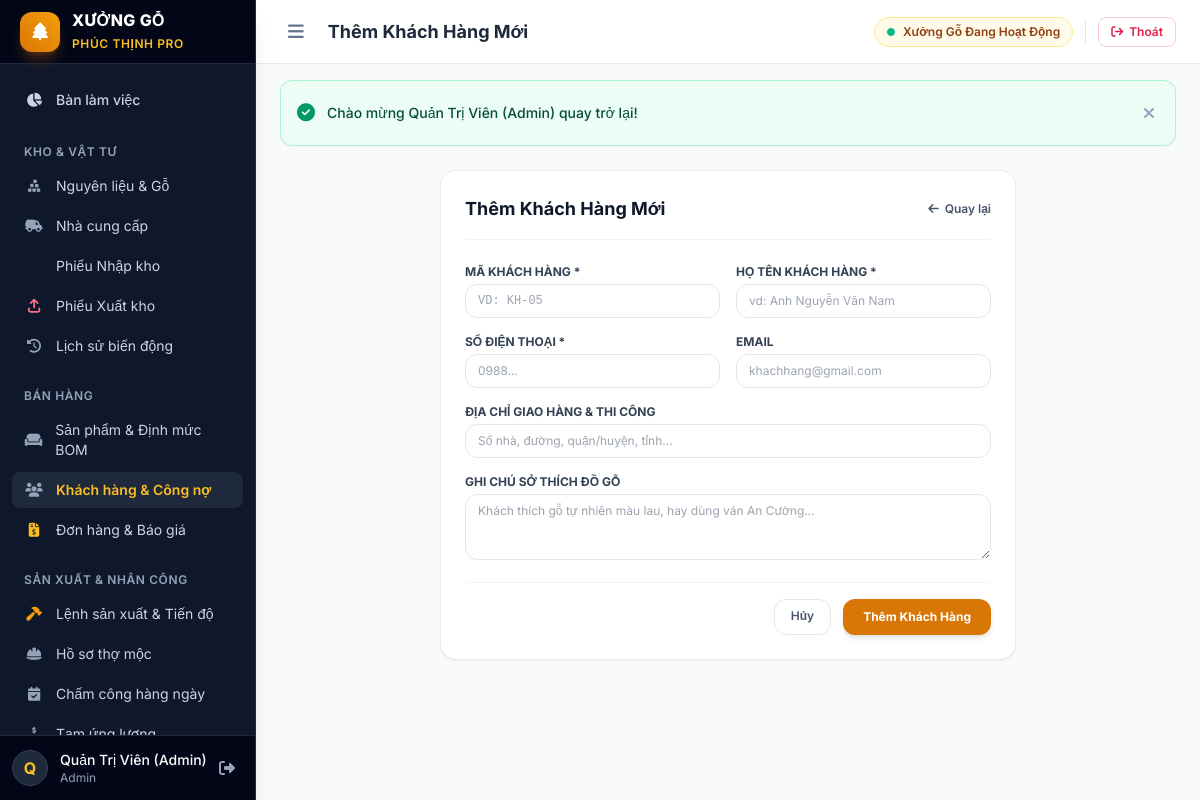
The page /customers/new (signed in) on the database its author committed.
### app/models/user.py (models this page shows, shortened)
class User(Base):
    __tablename__ = "users"
    id = Column(Integer, primary_key=True, index=True)
    username = Column(String(50), unique=True, index=True, nullable=False)
    hashed_password = Column(String(255), nullable=False)
    full_name = Column(String(100), nullable=False)
    role = Column(String(50), nullable=False, default=RoleEnum.KHO)
    is_active = Column(Boolean, default=True)
    created_at = Column(DateTime, default=datetime.utcnow)

### app/routes/customers.py (the view)
@router.get("/new", response_class=HTMLResponse)
def new_customer_page(request: Request, current_user = Depends(login_required)):
    templates = request.app.state.templates
    return templates.TemplateResponse(
        "customers/form.html",
        {
            "request": request,
            "title": "Thêm Khách Hàng Mới",
            "current_user": current_user,
            "customer": None,
            "flashes": get_flashes(request)
        }
    )

### app/templates/customers/form.html
{% extends "base.html" %}
{% block content %}
<div class="max-w-xl mx-auto">
    <div class="bg-white rounded-2xl border border-slate-200/80 shadow-sm p-6">
        <div class="flex items-center justify-between pb-4 border-b border-slate-100 mb-6">
            <h2 class="text-lg font-bold text-slate-900">{{ title }}</h2>
            <a href="/customers" class="text-xs text-slate-600 hover:text-slate-900 font-semibold flex items-center">
                <i class="fa-solid fa-arrow-left mr-1.5"></i> Quay lại
            </a>
        </div>
        <form method="POST" action="/customers/new" class="space-y-4">
            <div class="grid grid-cols-1 sm:grid-cols-2 gap-4">
                <div>
                    <label class="block text-xs font-bold text-slate-700 uppercase mb-1">Mã khách hàng *</label>
                    <input type="text" name="code" required placeholder="vd: KH-05" class="w-full px-3 py-2 border rounded-xl text-xs font-mono uppercase focus:ring-2 focus:ring-amber-500 outline-none">
                </div>
                <div>
                    <label class="block text-xs font-bold text-slate-700 uppercase mb-1">Họ tên khách hàng *</label>
                    <input type="text" name="name" required placeholder="vd: Anh Nguyễn Văn Nam" class="w-full px-3 py-2 border rounded-xl text-xs focus:ring-2 focus:ring-amber-500 outline-none">
                </div>
            </div>
            <div class="grid grid-cols-1 sm:grid-cols-2 gap-4">
                <div>
                    <label class="block text-xs font-bold text-slate-700 uppercase mb-1">Số điện thoại *</label>
                    <input type="text" name="phone" required placeholder="0988..." class="w-full px-3 py-2 border rounded-xl text-xs focus:ring-2 focus:ring-amber-500 outline-none">
                </div>
                <div>
                    <label class="block text-xs font-bold text-slate-700 uppercase mb-1">Email</label>
                    <input type="email" name="email" placeholder="khachhang@gmail.com" class="w-full px-3 py-2 border rounded-xl text-xs focus:ring-2 focus:ring-amber-500 outline-none">
                </div>
            </div>
            <div>
                <label class="block text-xs font-bold text-slate-700 uppercase mb-1">Địa chỉ giao hàng & thi công</label>
                <input type="text" name="address" placeholder="Số nhà, đường, quận/huyện, tỉnh..." class="w-full px-3 py-2 border rounded-xl text-xs focus:ring-2 focus:ring-amber-500 outline-none">
            </div>
            <div>
                <label class="block text-xs font-bold text-slate-700 uppercase mb-1">Ghi chú sở thích đồ gỗ</label>
                <textarea name="note" rows="3" placeholder="Khách thích gỗ tự nhiên màu lau, hay dùng ván An Cường..." class="w-full px-3 py-2 border rounded-xl text-xs focus:ring-2 focus:ring-amber-500 outline-none"></textarea>
            </div>
            <div class="pt-4 border-t border-slate-100 flex justify-end space-x-3">
                <a href="/customers" class="px-4 py-2 border rounded-xl text-xs font-semibold text-slate-600 hover:bg-slate-50">Hủy</a>
                <button type="submit" class="px-5 py-2.5 bg-amber-600 hover:bg-amber-700 text-white rounded-xl text-xs font-bold shadow-md">Thêm Khách Hàng</button>
            </div>
        </form>
    </div>
</div>
{% endblock %}

### app/templates/base.html (shortened to what this page needs)
<!DOCTYPE html>
<html lang="vi">
<head>
    <script src="https://cdn.tailwindcss.com"></script>
    <link rel="stylesheet" href="https://cdnjs.cloudflare.com/ajax/libs/font-awesome/6.5.1/css/all.min.css">
</head>
<body class="bg-slate-50 text-slate-800 min-h-screen flex flex-col antialiased">
    <div class="flex h-screen overflow-hidden">
        <aside id="sidebar" class="no-print w-64 bg-slate-900 text-slate-300 flex-shrink-0 flex flex-col transition-all duration-300 z-30 shadow-xl border-r border-slate-800">
            <div class="h-16 flex items-center px-5 bg-slate-950 border-b border-slate-800 justify-between">
                <a href="/dashboard" class="flex items-center space-x-3 group">
                    <div class="w-10 h-10 rounded-xl bg-gradient-to-tr from-amber-600 to-amber-500 flex items-center justify-center text-white shadow-lg shadow-amber-600/30 group-hover:scale-105 transition-transform">
                        <i class="fa-solid fa-tree text-lg"></i>
                    </div>
                    <div>
                        <span class="font-extrabold text-white text-base tracking-wide block leading-tight">XƯỞNG GỖ</span>
                        <span class="text-xs text-amber-400 font-semibold uppercase tracking-wider">Phúc Thịnh Pro</span>
                    </div>
                </a>
            </div>
            <div class="flex-1 overflow-y-auto py-4 px-3 space-y-6 scrollbar-thin">
                <div>
                    <a href="/dashboard" class="flex items-center px-3 py-2.5 rounded-lg text-sm font-medium transition-colors {% if request.url.path == '/dashboard' %}bg-amber-600 text-white shadow-md shadow-amber-600/20{% else %}hover:bg-slate-800 hover:text-white{% endif %}">
                        <i class="fa-solid fa-chart-pie w-5 text-center mr-3"></i>
                        <span>Bàn làm việc</span>
                    </a>
                </div>
                <div>
                    <p class="px-3 text-xs font-semibold uppercase tracking-wider text-slate-400 mb-2">Kho & Vật tư</p>
                    <div class="space-y-1">
                        <a href="/materials" class="flex items-center px-3 py-2 rounded-lg text-sm transition-colors {% if '/materials' in request.url.path %}bg-slate-800 text-amber-400 font-semibold{% else %}hover:bg-slate-800 hover:text-white{% endif %}">
                            <i class="fa-solid fa-cubes-stacked w-5 text-center mr-3 text-slate-400"></i>
                            <span>Nguyên liệu & Gỗ</span>
                        </a>
                        <a href="/suppliers" class="flex items-center px-3 py-2 rounded-lg text-sm transition-colors {% if '/suppliers' in request.url.path %}bg-slate-800 text-amber-400 font-semibold{% else %}hover:bg-slate-800 hover:text-white{% endif %}">
                            <i class="fa-solid fa-truck-field w-5 text-center mr-3 text-slate-400"></i>
                            <span>Nhà cung cấp</span>
                        </a>
                        <a href="/inventory/receipts" class="flex items-center px-3 py-2 rounded-lg text-sm transition-colors {% if '/inventory/receipts' in request.url.path %}bg-slate-800 text-amber-400 font-semibold{% else %}hover:bg-slate-800 hover:text-white{% endif %}">
                            <span>Phiếu Nhập kho</span>
                        </a>
                        <a href="/inventory/issues" class="flex items-center px-3 py-2 rounded-lg text-sm transition-colors {% if '/inventory/issues' in request.url.path %}bg-slate-800 text-amber-400 font-semibold{% else %}hover:bg-slate-800 hover:text-white{% endif %}">
                            <i class="fa-solid fa-arrow-up-from-bracket w-5 text-center mr-3 text-rose-400"></i>
                            <span>Phiếu Xuất kho</span>
                        </a>
                        <a href="/inventory/transactions" class="flex items-center px-3 py-2 rounded-lg text-sm transition-colors {% if '/inventory/transactions' in request.url.path %}bg-slate-800 text-amber-400 font-semibold{% else %}hover:bg-slate-800 hover:text-white{% endif %}">
                            <i class="fa-solid fa-clock-rotate-left w-5 text-center mr-3 text-slate-400"></i>
                            <span>Lịch sử biến động</span>
                        </a>
                    </div>
                </div>
                <div>
                    <p class="px-3 text-xs font-semibold uppercase tracking-wider text-slate-400 mb-2">Bán hàng</p>
                    <div class="space-y-1">
                        <a href="/products" class="flex items-center px-3 py-2 rounded-lg text-sm transition-colors {% if '/products' in request.url.path %}bg-slate-800 text-amber-400 font-semibold{% else %}hover:bg-slate-800 hover:text-white{% endif %}">
                            <i class="fa-solid fa-couch w-5 text-center mr-3 text-slate-400"></i>
                            <span>Sản phẩm & Định mức BOM</span>
                        </a>
                        <a href="/customers" class="flex items-center px-3 py-2 rounded-lg text-sm transition-colors {% if '/customers' in request.url.path %}bg-slate-800 text-amber-400 font-semibold{% else %}hover:bg-slate-800 hover:text-white{% endif %}">
                            <i class="fa-solid fa-users w-5 text-center mr-3 text-slate-400"></i>
                            <span>Khách hàng & Công nợ</span>
                        </a>
                        <a href="/orders" class="flex items-center px-3 py-2 rounded-lg text-sm transition-colors {% if '/orders' in request.url.path %}bg-slate-800 text-amber-400 font-semibold{% else %}hover:bg-slate-800 hover:text-white{% endif %}">
                            <i class="fa-solid fa-file-invoice-dollar w-5 text-center mr-3 text-amber-400"></i>
                            <span>Đơn hàng & Báo giá</span>
                        </a>
                    </div>
                </div>
                <div>
                    <p class="px-3 text-xs font-semibold uppercase tracking-wider text-slate-400 mb-2">Sản xuất & Nhân công</p>
                    <div class="space-y-1">
                        <a href="/production" class="flex items-center px-3 py-2 rounded-lg text-sm transition-colors {% if '/production' in request.url.path %}bg-slate-800 text-amber-400 font-semibold{% else %}hover:bg-slate-800 hover:text-white{% endif %}">
                            <i class="fa-solid fa-hammer w-5 text-center mr-3 text-amber-500"></i>
                            <span>Lệnh sản xuất & Tiến độ</span>
                        </a>
                        <a href="/workers" class="flex items-center px-3 py-2 rounded-lg text-sm transition-colors {% if '/workers' in request.url.path and not '/timesheets' in request.url.path and not '/advances' in request.url.path %}bg-slate-800 text-amber-400 font-semibold{% else %}hover:bg-slate-800 hover:text-white{% endif %}">
                            <i class="fa-solid fa-helmet-safety w-5 text-center mr-3 text-slate-400"></i>
                            <span>Hồ sơ thợ mộc</span>
                        </a>
                        <a href="/workers/timesheets" class="flex items-center px-3 py-2 rounded-lg text-sm transition-colors {% if '/workers/timesheets' in request.url.path %}bg-slate-800 text-amber-400 font-semibold{% else %}hover:bg-slate-800 hover:text-white{% endif %}">
                            <i class="fa-solid fa-calendar-check w-5 text-center mr-3 text-slate-400"></i>
                            <span>Chấm công hàng ngày</span>
                        </a>
                        <a href="/workers/advances" class="flex items-center px-3 py-2 rounded-lg text-sm transition-colors {% if '/workers/advances' in request.url.path %}bg-slate-800 text-amber-400 font-semibold{% else %}hover:bg-slate-800 hover:text-white{% endif %}">
                            <i class="fa-solid fa-hand-holding-dollar w-5 text-center mr-3 text-slate-400"></i>
                            <span>Tạm ứng lương</span>
                        </a>
                    </div>
                </div>
            </div>
            <div class="p-3 bg-slate-950 border-t border-slate-800 flex items-center justify-between">
                <div class="flex items-center space-x-3 overflow-hidden">
                    <div class="w-9 h-9 rounded-full bg-slate-800 border border-slate-700 flex items-center justify-center font-bold text-amber-400 flex-shrink-0">
                        {{ current_user.full_name[:1] if current_user else "U" }}
                    </div>
                    <div class="overflow-hidden">
                        <p class="text-sm font-medium text-white truncate">{{ current_user.full_name if current_user else "Khách" }}</p>
                        <p class="text-xs text-slate-400 truncate">{{ current_user.role if current_user else "Chưa đăng nhập" }}</p>
                    </div>
                </div>
                <a href="/logout" title="Đăng xuất" class="text-slate-400 hover:text-rose-400 p-2 rounded-lg hover:bg-slate-800 transition-colors">
                    <i class="fa-solid fa-right-from-bracket"></i>
                </a>
            </div>
        </aside>
        <div class="flex-1 flex flex-col h-screen overflow-hidden">
            <header class="no-print h-16 glass-header border-b border-slate-200/80 px-6 flex items-center justify-between z-20 flex-shrink-0">
                <div class="flex items-center space-x-4">
                    <button id="toggle-sidebar" class="text-slate-500 hover:text-slate-800 p-2 rounded-lg hover:bg-slate-100 transition-colors">
                        <i class="fa-solid fa-bars text-lg"></i>
                    </button>
                    <div>
                        <h1 class="text-lg font-bold text-slate-800 flex items-center">
                            {{ title | default("Hệ Thống Quản Lý Xưởng Gỗ") }}
                        </h1>
                    </div>
                </div>
                <div class="flex items-center space-x-3">
                    <a href="/dashboard" class="flex items-center text-xs font-semibold bg-amber-50 text-amber-800 border border-amber-200 px-3 py-1.5 rounded-full hover:bg-amber-100 transition-colors">
                        <i class="fa-solid fa-circle text-emerald-500 mr-2 text-[8px] animate-pulse"></i>
                        Xưởng Gỗ Đang Hoạt Động
                    </a>
                    <a href="/logout" class="text-xs font-semibold text-rose-600 hover:text-rose-700 px-3 py-1.5 rounded-lg border border-rose-200 hover:bg-rose-50 transition-colors flex items-center">
                        <i class="fa-solid fa-arrow-right-from-bracket mr-1.5"></i>
                        Thoát
                    </a>
                </div>
            </header>
            {% if flashes %}
            <div class="no-print px-6 pt-4 space-y-2">
                {% for flash in flashes %}
                <div class="flex items-center p-4 rounded-xl border shadow-sm {% if flash.category == 'success' %}bg-emerald-50 border-emerald-200 text-emerald-900{% elif flash.category == 'danger' %}bg-rose-50 border-rose-200 text-rose-900{% elif flash.category == 'warning' %}bg-amber-50 border-amber-200 text-amber-900{% else %}bg-sky-50 border-sky-200 text-sky-900{% endif %}" role="alert">
                    <i class="{% if flash.category == 'success' %}fa-solid fa-circle-check text-emerald-600{% elif flash.category == 'danger' %}fa-solid fa-circle-exclamation text-rose-600{% elif flash.category == 'warning' %}fa-solid fa-triangle-exclamation text-amber-600{% else %}fa-solid fa-circle-info text-sky-600{% endif %} text-lg mr-3"></i>
                    <div class="text-sm font-medium flex-1">{{ flash.message }}</div>
                    <button onclick="this.parentElement.remove()" class="text-slate-400 hover:text-slate-600 p-1">
                        <i class="fa-solid fa-xmark"></i>
                    </button>
                </div>
                {% endfor %}
            </div>
            {% endif %}
            <main class="flex-1 overflow-y-auto p-6 bg-slate-50/60">
                {% block content %}{% endblock %}
            </main>
        </div>
    </div>
</body>
</html>

### app/templates/base.html (style rules this page uses)
body { font-family: 'Inter', sans-serif; }
.glass-header { backdrop-filter: blur(8px); background-color: rgba(255, 255, 255, 0.92); }

### rows shown on the page
User: full_name "Q", full_name "Quản Trị Viên (Admin)", role "Admin"

### other values the page prints
{{ title | default("Hệ Thống Quản Lý Xưởng Gỗ") }} "Thêm Khách Hàng Mới"
{{ flash.message }} "Chào mừng Quản Trị Viên (Admin) quay trở lại!"
{{ title }} "Thêm Khách Hàng Mới"
